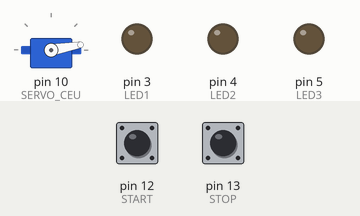
Simulated run of this sketch. Board: Arduino Uno, built with avr-gcc and run on an emulated ATmega328P. Parts: servo, output pins drawn as LEDs (lit = HIGH). The inputs (shaded band) are chosen by the test bench; at power-on: pin 12 (START) HIGH, pin 13 (STOP) HIGH.

Above: at 1.2 s.
1.3 s: pin 12 (START) pulled LOW for 0.15 s
At 3.7 s:
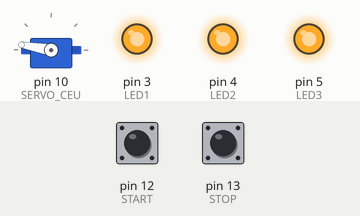
4.4 s: pin 13 (STOP) pulled LOW for 0.15 s
At 5.6 s:
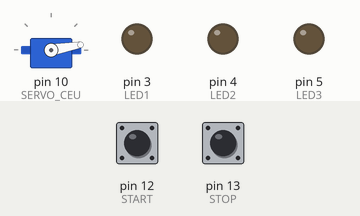
6.0 s: pin 12 (START) pulled LOW for 1 s
At 6.8 s:
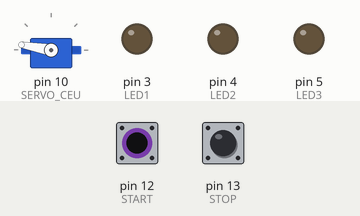
Timing chart, 0 to 9.5 s (numbered marks = the images above; inputs shaded):
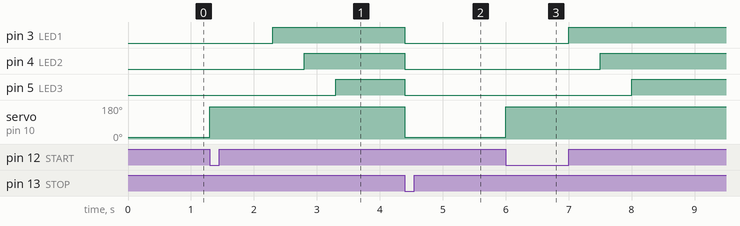

Measured:
- after the input at 1.3 s, pin 3 (LED1): LOW → HIGH after 1.0 s; pin 4 (LED2): LOW → HIGH after 1.5 s; pin 5 (LED3): LOW → HIGH after 2.0 s; servo on pin 10 (SERVO_CEU): 10° → 170° at once
- after the input at 4.4 s, pin 3 (LED1), pin 4 (LED2), pin 5 (LED3): HIGH → LOW at once; servo on pin 10 (SERVO_CEU): 170° → 10° at once
- after the input at 6.0 s, pin 3 (LED1): LOW → HIGH after 1.0 s; pin 4 (LED2): LOW → HIGH after 1.5 s; pin 5 (LED3): LOW → HIGH after 2.0 s; servo on pin 10 (SERVO_CEU): 10° → 170° at once

The sketch:

sistema_melatonina.ino
```cpp
#include <Servo.h>

Servo ceu;

const int SERVO_CEU = 10;
const int START = 12;
const int STOP = 13;

const int LED1 = 3;
const int LED2 = 4;
const int LED3 = 5;

void apagarLeds() {
  digitalWrite(LED1, LOW);
  digitalWrite(LED2, LOW);
  digitalWrite(LED3, LOW);
}

void setup() {
  ceu.attach(SERVO_CEU);

  pinMode(START, INPUT_PULLUP);
  pinMode(STOP, INPUT_PULLUP);

  pinMode(LED1, OUTPUT);
  pinMode(LED2, OUTPUT);
  pinMode(LED3, OUTPUT);

  ceu.write(10);
  apagarLeds();
}

void loop() {
  if (digitalRead(START) == LOW) {
    ceu.write(170);
    delay(1000);

    digitalWrite(LED1, HIGH);
    delay(500);

    digitalWrite(LED2, HIGH);
    delay(500);

    digitalWrite(LED3, HIGH);

    while (digitalRead(STOP) == HIGH) {
    }

    apagarLeds();
    ceu.write(10);

    delay(1000);

    while (digitalRead(STOP) == LOW) {
    }
  }
}
```
